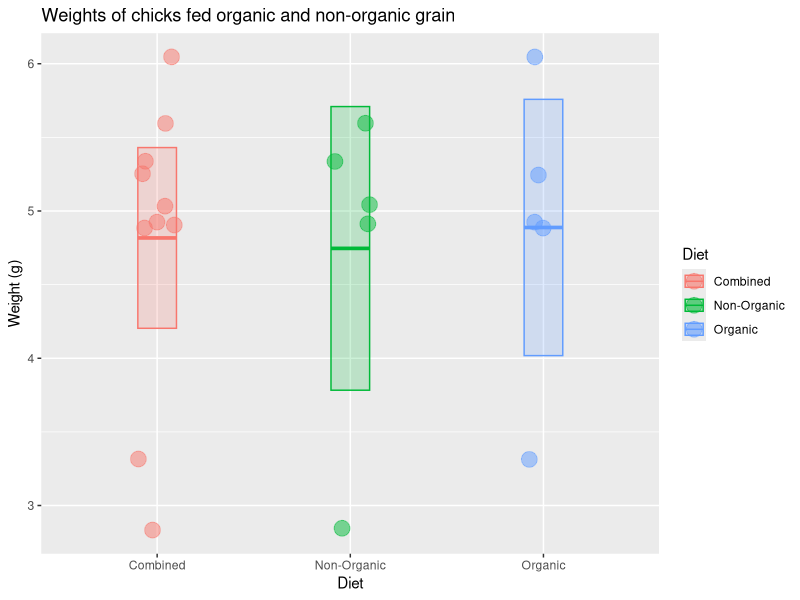

R code for this plot:
## ---- chunk 1
x <- c(6.05, 4.89, 3.32, 4.93, 5.25, 5.04, 4.91, 2.84, 5.60, 5.34)
x
## ---- chunk 2
length(x)  # sample size
median(x)  # median value
mean(x)    # mean value
sd(x)      # standard deviation

## ---- chunk 3
n <- length(x) # sample size
n

sem <- sd(x) / sqrt(n) # standard error of the mean
sem

## ---- chunk 4
mean(x) + 1.96 * sem                             # upper limit
mean(x) - 1.96 * sem                             # lower limit
c(mean(x) + 1.96 * sem, mean(x) - 1.96 * sem)    # both limits combined

## ---- chunk 5

library(tidyverse)

# check to make sure you did the part above correctly
# if not, generate some fake x data
if (!exists("x") | !is.numeric(x) | !length(x) == 10) x <- rep(1, 10)

# put the chick data into a data frame
chick_data <-
  tibble::tibble(
    diet = rep(c("Combined", "Combined", "Organic", "Non-Organic"), each = 5),
    weight = c(x, x)
  )

# summarize the chick weights by diet
chick_summary <-
  chick_data %>% 
  group_by(diet) %>% 
  summarize(
    mean = mean(weight),
    median = median(weight),
    sd = sd(weight),
    n = n(),
    sem = sd / sqrt(n),
    upper = mean + 1.96 * sem,   # upper confidence limit
    lower = mean - 1.96 * sem,   # lower confidence limit
    .groups = "drop"
  )

# plot chick weights
ggplot(chick_data, aes(x = diet, y = weight, color = diet, fill = diet)) +
  geom_jitter(size = 5, shape = 21, alpha = 0.5, width = 0.1) +
  geom_crossbar(
    mapping = aes(ymin = lower, ymax = upper, y = mean), 
    data = chick_summary,
    width = 0.2, alpha = 0.2
  ) +
  labs(
    title = "Weights of chicks fed organic and non-organic grain",
    x = "Diet",
    color = "Diet",
    fill = "Diet",
    y = "Weight (g)"
  )

